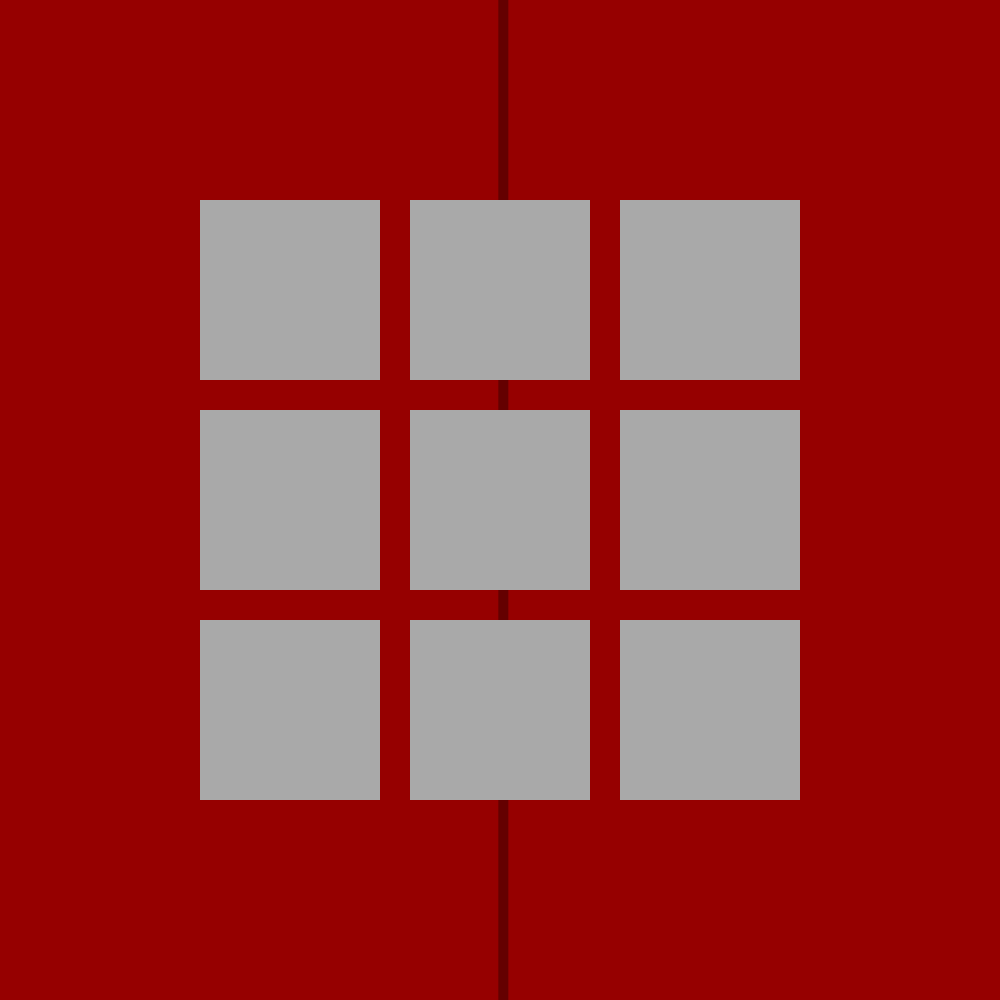
Frame 1 (no input)
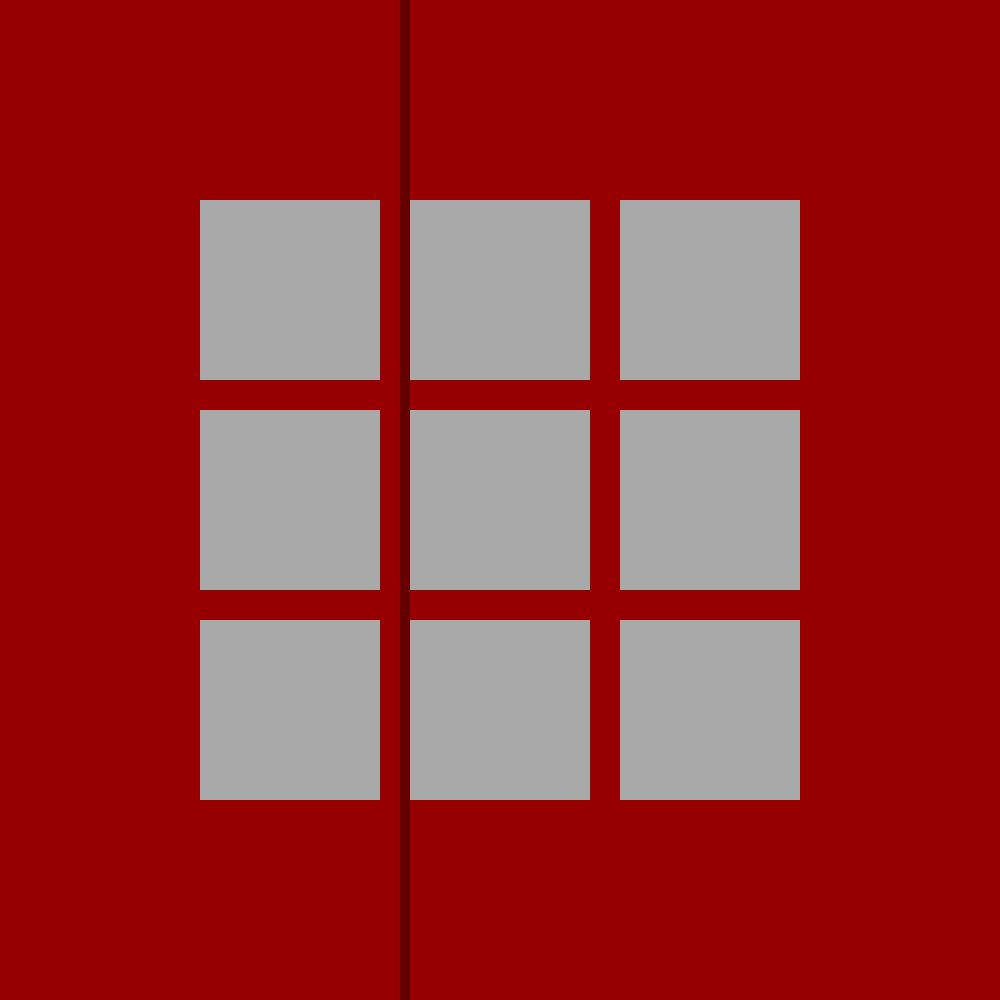
Frame 60 (no input)
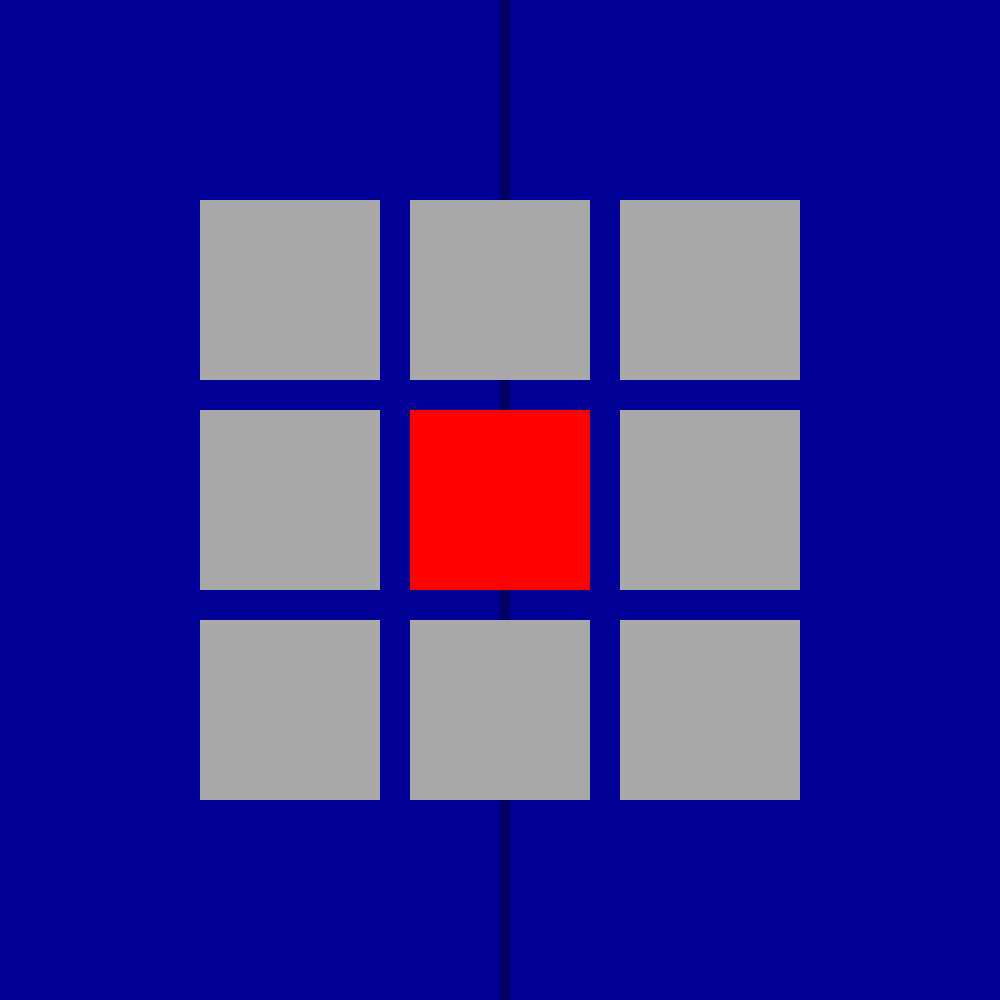
Frame 120 (the mouse pressed at the canvas centre since frame 60)

The p5.js sketch that drew these frames (run headless with seeded random() and noise() and a simulated clock; from frame 60 on, the mouse is pressed at the canvas centre):

// p5.js sketch
// ── sketch.js
let rectCol1 = 200
let rectCol2 = 410
let rectCol3 = 620

let rectRow1 = 200
let rectRow2 = 410
let rectRow3 = 620

let rectH = 180
let rectW = 180

let square1 = 0
let square2 = 0
let square3 = 0
let square4 = 0
let square5 = 0
let square6 = 0
let square7 = 0
let square8 = 0
let square9 = 0

let square1color = "darkgrey"
let square2color = "darkgrey"
let square3color = "darkgrey"
let square4color = "darkgrey"
let square5color = "darkgrey"
let square6color = "darkgrey"
let square7color = "darkgrey"
let square8color = "darkgrey"
let square9color = "darkgrey"

let playerTurn = 1
let win = 0
let squaresClicked = 0

let backGroundLineRedX = 500

let backGroundColorRed = "darkred"
let backGroundColorBlue = "darkblue"



function setup() {
  createCanvas(1000, 1000);

}


function draw() {
  background(220);

  strokeWeight(0);

if (playerTurn == 1) {
  fill(150, 0, 0)
} else {
  fill(0, 0, 150)
}
rect(0, 0, 1000, 1000);

if (playerTurn == 1) {
  fill(100, 0, 0);
  if (win == 0 && squaresClicked != 9) {
    backGroundLineRedX -= 0.1 * deltaTime;
  }

} else {
  fill(0, 0, 100);
  if (win == 0 && squaresClicked != 9) {
    backGroundLineRedX += 0.1 * deltaTime;
  }
}

if (backGroundLineRedX >= 990) {
 backGroundLineRedX = 990
} else if (backGroundLineRedX <= 0) {
 backGroundLineRedX = 0
}

rect(backGroundLineRedX, 0, 10, 1000);

if (squaresClicked == 9 && backGroundLineRedX > 500) {
    textSize(50)
    text("Red wins!", 100, 100);
  } else if (squaresClicked == 9 && backGroundLineRedX < 500) {
    textSize(50)
    text("Blue wins!", 100, 100);
  }

if (square1 == 0) {
  if (
    mouseX > rectRow1 && mouseX < rectRow1 + rectW && 
    mouseY > rectCol1 && mouseY < rectCol1 + rectH && 
    win == 0
  ) {
    square1color = "grey";
  } else {
    square1color = "darkgrey";
  }
}
fill(square1color);
rect(rectRow1, rectCol1, rectW, rectH);

if (square2 == 0) {
  if (
    mouseX > rectRow2 && mouseX < rectRow2 + rectW && 
    mouseY > rectCol1 && mouseY < rectCol1 + rectH && 
    win == 0
  ) {
    square2color = "grey";
  } else {
    square2color = "darkgrey";
  }
}
fill(square2color);
rect(rectRow2, rectCol1, rectW, rectH);

if (square3 == 0) {
  if (
    mouseX > rectRow3 && mouseX < rectRow3 + rectW && 
    mouseY > rectCol1 && mouseY < rectCol1 + rectH && 
    win == 0
  ) {
    square3color = "grey";
  } else {
    square3color = "darkgrey";
  }
}
fill(square3color);
rect(rectRow3, rectCol1, rectW, rectH);

if (square4 == 0) {
  if (
    mouseX > rectRow1 && mouseX < rectRow1 + rectW && 
    mouseY > rectCol2 && mouseY < rectCol2 + rectH && 
    win == 0
  ) {
    square4color = "grey";
  } else {
    square4color = "darkgrey";
  }
}
fill(square4color);
rect(rectRow1, rectCol2, rectW, rectH);

if (square5 == 0) {
  if (
    mouseX > rectRow2 && mouseX < rectRow2 + rectW && 
    mouseY > rectCol2 && mouseY < rectCol2 + rectH && 
    win == 0
  ) {
    square5color = "grey";
  } else {
    square5color = "darkgrey";
  }
}
fill(square5color);
rect(rectRow2, rectCol2, rectW, rectH);

if (square6 == 0) {
  if (
    mouseX > rectRow3 && mouseX < rectRow3 + rectW && 
    mouseY > rectCol2 && mouseY < rectCol2 + rectH && 
    win == 0
  ) {
    square6color = "grey";
  } else {
    square6color = "darkgrey";
  }
}
fill(square6color);
rect(rectRow3, rectCol2, rectW, rectH);

if (square7 == 0) {
  if (
    mouseX > rectRow1 && mouseX < rectRow1 + rectW && 
    mouseY > rectCol3 && mouseY < rectCol3 + rectH && 
    win == 0
  ) {
    square7color = "grey";
  } else {
    square7color = "darkgrey";
  }
}
fill(square7color);
rect(rectRow1, rectCol3, rectW, rectH);

if (square8 == 0) {
  if (
    mouseX > rectRow2 && mouseX < rectRow2 + rectW && 
    mouseY > rectCol3 && mouseY < rectCol3 + rectH && 
    win == 0
  ) {
    square8color = "grey";
  } else {
    square8color = "darkgrey";
  }
}
fill(square8color);
rect(rectRow2, rectCol3, rectW, rectH);

if (square9 == 0) {
  if (
    mouseX > rectRow3 && mouseX < rectRow3 + rectW && 
    mouseY > rectCol3 && mouseY < rectCol3 + rectH && 
    win == 0
  ) {
    square9color = "grey";
  } else {
    square9color = "darkgrey";
  }
}
fill(square9color);
rect(rectRow3, rectCol3, rectW, rectH);

if (square1 == 1 && square2 == 1 && square3 == 1) {
textSize(50);
text("Red wins!", 100, 100);
win = 1
} else if (square4 == 1 && square5 == 1 && square6 == 1) {
textSize(50);
text("Red wins!", 100, 100);
win = 1
} else if (square7 == 1 && square8 == 1 && square9 == 1) {
textSize(50);
text("Red wins!", 100, 100);
win = 1
} else if (square1 == 1 && square4 == 1 && square7 == 1) {
textSize(50);
text("Red wins!", 100, 100);
win = 1
} else if (square2 == 1 && square5 == 1 && square8 == 1) {
textSize(50);
text("Red wins!", 100, 100);
win = 1
} else if (square3 == 1 && square6 == 1 && square9 == 1) {
textSize(50);
text("Red wins!", 100, 100);
win = 1
} else if (square1 == 1 && square5 == 1 && square9 == 1) {
textSize(50);
text("Red wins!", 100, 100);
win = 1
} else if (square3 == 1 && square5 == 1 && square7 == 1) {
textSize(50);
text("Red wins!", 100, 100);
win = 1
} else if (square1 == 2 && square2 == 2 && square3 == 2) {
textSize(50);
text("Blue wins!", 100, 100);
win = 1
} else if (square4 == 2 && square5 == 2 && square6 == 2) {
textSize(50);
text("Blue wins!", 100, 100);
win = 1
} else if (square7 == 2 && square8 == 2 && square9 == 2) {
textSize(50);
text("Blue wins!", 100, 100);
win = 1
} else if (square1 == 2 && square4 == 2 && square7 == 2) {
textSize(50);
text("Blue wins!", 100, 100);
win = 1
} else if (square2 == 2 && square5 == 2 && square8 == 2) {
textSize(50);
text("Blue wins!", 100, 100);
win = 1
} else if (square3 == 2 && square6 == 2 && square9 == 2) {
textSize(50);
text("Blue wins!", 100, 100);
win = 1
} else if (square1 == 2 && square5 == 2 && square9 == 2) {
textSize(50);
text("Blue wins!", 100, 100);
win = 1
} else if (square3 == 2 && square5 == 2 && square7 == 2) {
textSize(50);
text("Blue wins!", 100, 100);
win = 1
}

}


function mousePressed(){
if (playerTurn == 1) {
  if (
    mouseX > rectRow1 && mouseX < rectRow1 + rectW && 
    mouseY > rectCol1 && mouseY < rectCol1 + rectH && 
    square1 == 0 && win == 0
  ) {
    square1 = 1
    playerTurn = 2
    square1color = "red"
    squaresClicked += 1
  } else if (
    mouseX > rectRow2 && mouseX < rectRow2 + rectW && 
    mouseY > rectCol1 && mouseY < rectCol1 + rectH && 
    square2 == 0 && win == 0
  ) {
    square2 = 1
    playerTurn = 2
    square2color = "red" 
    squaresClicked += 1
  } else if (
    mouseX > rectRow3 && mouseX < rectRow3 + rectW && 
    mouseY > rectCol1 && mouseY < rectCol1 + rectH && 
    square3 == 0 && win == 0
  ) {
    square3 = 1
    playerTurn = 2
    square3color = "red" 
    squaresClicked += 1
  } else if (
    mouseX > rectRow1 && mouseX < rectRow1 + rectW && 
    mouseY > rectCol2 && mouseY < rectCol2 + rectH && 
    square4 == 0 && win == 0
  ) {
    square4 = 1
    playerTurn = 2
    square4color = "red"
    squaresClicked += 1
  } else if (
    mouseX > rectRow2 && mouseX < rectRow2 + rectW && 
    mouseY > rectCol2 && mouseY < rectCol2 + rectH && 
    square5 == 0 && win == 0
  ) {
    square5 = 1
    playerTurn = 2
    square5color = "red"
    squaresClicked += 1
  } else if (
    mouseX > rectRow3 && mouseX < rectRow3 + rectW && 
    mouseY > rectCol2 && mouseY < rectCol2 + rectH && 
    square6 == 0 && win == 0
  ) {
    square6 = 1
    playerTurn = 2
    square6color = "red"
    squaresClicked += 1
  } else if (
    mouseX > rectRow1 && mouseX < rectRow1 + rectW && 
    mouseY > rectCol3 && mouseY < rectCol3 + rectH && 
    square7 == 0 && win == 0
  ) {
    square7 = 1
    playerTurn = 2
    square7color = "red"
    squaresClicked += 1
  } else if (
    mouseX > rectRow2 && mouseX < rectRow2 + rectW && 
    mouseY > rectCol3 && mouseY < rectCol3 + rectH && 
    square8 == 0 && win == 0
  ) {
    square8 = 1
    playerTurn = 2
    square8color = "red"
    squaresClicked += 1
  } else if (
    mouseX > rectRow3 && mouseX < rectRow3 + rectW && 
    mouseY > rectCol3 && mouseY < rectCol3 + rectH && 
    square9 == 0 && win == 0
  ) {
    square9 = 1
    playerTurn = 2
    square9color = "red"
    squaresClicked += 1
  }
} else {
  if (
    mouseX > rectRow1 && mouseX < rectRow1 + rectW && 
    mouseY > rectCol1 && mouseY < rectCol1 + rectH && 
    square1 == 0 && win == 0
  ) {
    square1 = 2
    playerTurn = 1
    square1color = "blue" 
    squaresClicked += 1
  } else if (
    mouseX > rectRow2 && mouseX < rectRow2 + rectW && 
    mouseY > rectCol1 && mouseY < rectCol1 + rectH && 
    square2 == 0 && win == 0
  ) {
    square2 = 2
    playerTurn = 1
    square2color = "blue" 
    squaresClicked += 1
  } else if (
    mouseX > rectRow3 && mouseX < rectRow3 + rectW && 
    mouseY > rectCol1 && mouseY < rectCol1 + rectH && 
    square3 == 0 && win == 0
  ) {
    square3 = 2
    playerTurn = 1
    square3color = "blue" 
    squaresClicked += 1
  } else if (
    mouseX > rectRow1 && mouseX < rectRow1 + rectW && 
    mouseY > rectCol2 && mouseY < rectCol2 + rectH && 
    square4 == 0 && win == 0
  ) {
    square4 = 2
    playerTurn = 1
    square4color = "blue"
    squaresClicked += 1
  } else if (
    mouseX > rectRow2 && mouseX < rectRow2 + rectW && 
    mouseY > rectCol2 && mouseY < rectCol2 + rectH && 
    square5 == 0 && win == 0
  ) {
    square5 = 2
    playerTurn = 1
    square5color = "blue"
    squaresClicked += 1
  } else if (
    mouseX > rectRow3 && mouseX < rectRow3 + rectW && 
    mouseY > rectCol2 && mouseY < rectCol2 + rectH && 
    square6 == 0 && win == 0
  ) {
    square6 = 2
    playerTurn = 1
    square6color = "blue"
    squaresClicked += 1
  } else if (
    mouseX > rectRow1 && mouseX < rectRow1 + rectW && 
    mouseY > rectCol3 && mouseY < rectCol3 + rectH && 
    square7 == 0 && win == 0
  ) {
    square7 = 2
    playerTurn = 1
    square7color = "blue"
    squaresClicked += 1
  } else if (
    mouseX > rectRow2 && mouseX < rectRow2 + rectW && 
    mouseY > rectCol3 && mouseY < rectCol3 + rectH && 
    square8 == 0 && win == 0
  ) {
    square8 = 2
    playerTurn = 1
    square8color = "blue"
    squaresClicked += 1
  } else if (
    mouseX > rectRow3 && mouseX < rectRow3 + rectW && 
    mouseY > rectCol3 && mouseY < rectCol3 + rectH && 
    square9 == 0 && win == 0
  ) {
    square9 = 2
    playerTurn = 1
    square9color = "blue"
    squaresClicked += 1
  }
}
}
